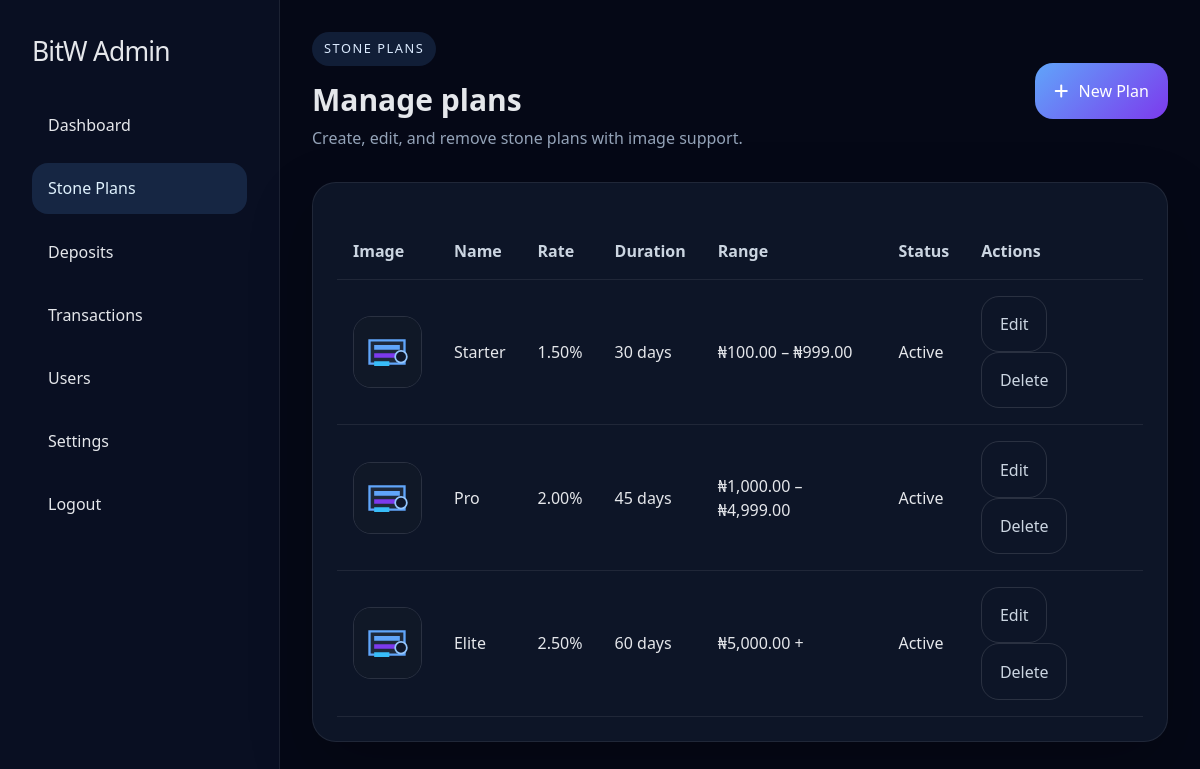
The page /admin/plans.php (signed in) on the database as committed earlier.
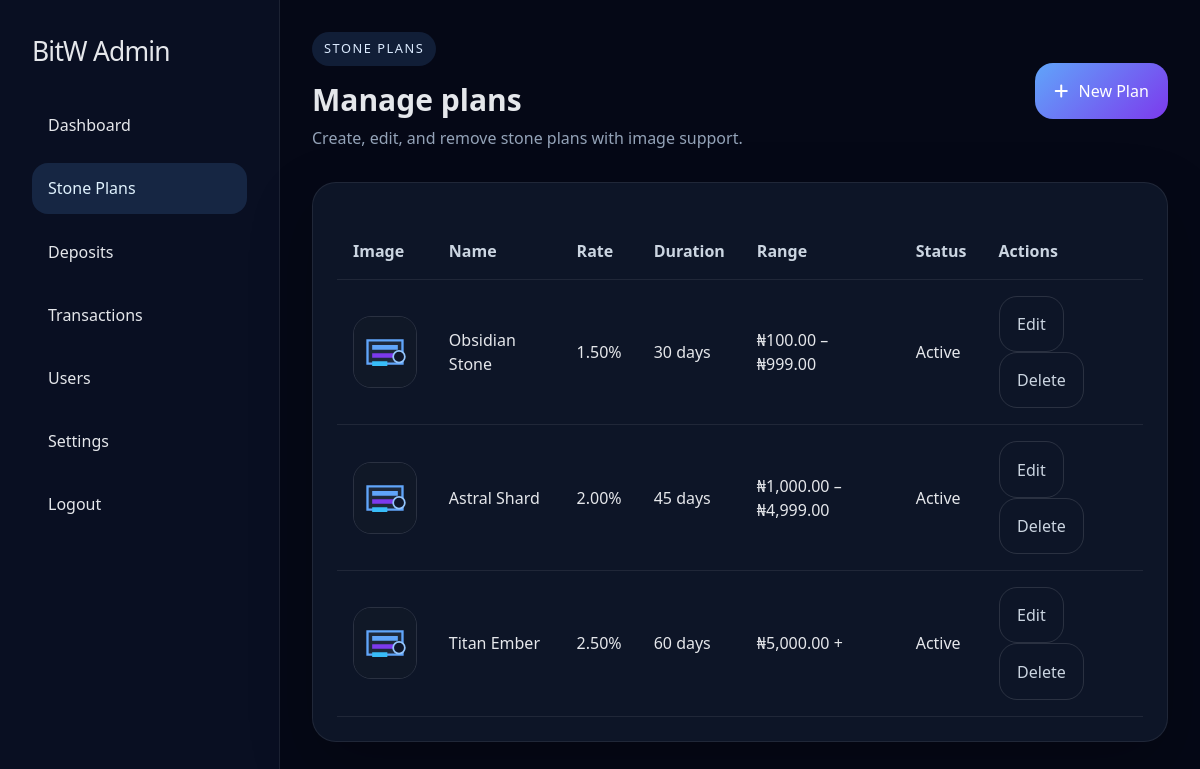
The same page on the database as committed later.
### tables this page shows
CREATE TABLE IF NOT EXISTS plans (
    id INT AUTO_INCREMENT PRIMARY KEY,
    name VARCHAR(100) NOT NULL,
    min_amount DECIMAL(15,2) NOT NULL,
    max_amount DECIMAL(15,2),
    daily_rate DECIMAL(5,2) NOT NULL,
    duration_days INT NOT NULL,
    max_purchase_attempts INT DEFAULT 1,
    status ENUM('active', 'inactive') DEFAULT 'active',
    image VARCHAR(255) DEFAULT NULL,
    description TEXT,
    background_story TEXT,
    read_more_link VARCHAR(255) DEFAULT NULL
);

### core/config.php (called while the page is built, shortened)
<?php
class AppConfig {
    private static $config;
    public static function load() {
        self::$config = require __DIR__ . "/../config/app.php";
    }
    public static function get($key) {
        return self::$config[$key] ?? null;
    }
}

### public/admin/plans.php (the view, shortened to what this page needs)
<?php
require_once __DIR__ . '/includes/admin_init.php';
$action = $_GET['action'] ?? 'list';
$plans = $pdo->query("SELECT * FROM plans ORDER BY min_amount ASC")->fetchAll();
require_once __DIR__ . '/includes/admin_header.php';
?>
<div class="admin-top">
    <div>
        <span class="badge">Stone Plans</span>
        <h2 class="text-3xl font-bold mt-4">Manage plans</h2>
        <p class="text-slate-400 mt-2">Create, edit, and remove stone plans with image support.</p>
    </div>
    <a href="plans.php?action=create" class="btn-primary"><i class="fa-solid fa-plus"></i> New Plan</a>
</div>
<?php if ($action === 'list'): ?>
    <div class="admin-card">
        <table class="table">
            <thead>
                <tr>
                    <th>Image</th>
                    <th>Name</th>
                    <th>Rate</th>
                    <th>Duration</th>
                    <th>Range</th>
                    <th>Status</th>
                    <th>Actions</th>
                </tr>
            </thead>
            <tbody>
                <?php foreach ($plans as $planItem): ?>
                    <?php $planImage = !empty($planItem['image']) ? htmlspecialchars($planItem['image']) : htmlspecialchars($settings['DEFAULT_PLAN_IMAGE'] ?? '/assets/images/default-plan.svg'); ?>
                    <tr>
                        <td><img src="<?= $planImage ?>" class="image-preview" alt="Plan image"></td>
                        <td><?= htmlspecialchars($planItem['name']) ?></td>
                        <td><?= htmlspecialchars($planItem['daily_rate']) ?>%</td>
                        <td><?= htmlspecialchars($planItem['duration_days']) ?> days</td>
                        <td>
                            ₦<?= number_format($planItem['min_amount'], 2) ?>
                            <?= $planItem['max_amount'] ? '– ₦' . number_format($planItem['max_amount'], 2) : '+' ?>
                        </td>
                        <td><?= htmlspecialchars(ucfirst($planItem['status'])) ?></td>
                        <td>
                            <a class="btn-secondary" href="plans.php?action=update&id=<?= $planItem['id'] ?>">Edit</a>
                            <a class="btn-secondary" href="plans.php?action=delete&id=<?= $planItem['id'] ?>" onclick="return confirm('Delete this plan?');">Delete</a>
                        </td>
                    </tr>
                <?php endforeach; ?>
            </tbody>
        </table>
    </div>
<?php endif; ?>
<?php require_once __DIR__ . '/includes/admin_footer.php';

### public/admin/includes/admin_header.php (shortened to what this page needs)
<?php
$appAlias = AppConfig::get('APP_ALIAS');
$currentPage = basename($_SERVER['PHP_SELF']);
?>
<!DOCTYPE html>
<html lang="en">
<head>
    <script src="https://cdn.tailwindcss.com"></script>
    <link href="https://cdnjs.cloudflare.com/ajax/libs/font-awesome/6.5.0/css/all.min.css" rel="stylesheet" />
</head>
<body>
<div class="admin-shell">
    <aside class="admin-sidebar">
        <h1><?= htmlspecialchars($appAlias) ?> Admin</h1>
        <nav>
            <a class="admin-link<?= $currentPage === 'index.php' ? ' active' : '' ?>" href="index.php">Dashboard</a>
            <a class="admin-link<?= $currentPage === 'plans.php' ? ' active' : '' ?>" href="plans.php">Stone Plans</a>
            <a class="admin-link<?= $currentPage === 'deposits.php' ? ' active' : '' ?>" href="deposits.php">Deposits</a>
            <a class="admin-link<?= $currentPage === 'transactions.php' ? ' active' : '' ?>" href="transactions.php">Transactions</a>
            <a class="admin-link<?= $currentPage === 'users.php' ? ' active' : '' ?>" href="users.php">Users</a>
            <a class="admin-link<?= $currentPage === 'settings.php' ? ' active' : '' ?>" href="settings.php">Settings</a>
            <a class="admin-link" href="logout.php">Logout</a>
        </nav>
    </aside>
    <main class="admin-main">

### public/admin/includes/admin_footer.php
    </main>
</div>
</body>
</html>

### public/admin/includes/admin_header.php (style rules this page uses)
body { background: #050816; color: #e5e7eb; min-height: 100vh; }
.admin-shell { display:grid; grid-template-columns: 280px 1fr; min-height:100vh; }
.admin-sidebar { background: rgba(10, 16, 35, 0.96); border-right:1px solid rgba(255,255,255,0.08); padding: 2rem; }
.admin-sidebar h1 { font-size: 1.65rem; margin-bottom: 1.75rem; letter-spacing: -.03em; }
.admin-link { display:block; margin-bottom: .75rem; padding:.85rem 1rem; border-radius: 16px; color:#e5e7eb; text-decoration:none; transition:.2s ease; }
.admin-link:hover, .admin-link.active { background: rgba(96, 165, 250, 0.15); color:#e0f2fe; }
.admin-main { padding:2rem; }
.admin-top { display:flex; justify-content:space-between; align-items:center; gap:1rem; margin-bottom:2rem; }
.admin-card { background: rgba(15, 23, 42, 0.92); border:1px solid rgba(255,255,255,0.08); border-radius:24px; padding:1.5rem; box-shadow:0 24px 64px rgba(0,0,0,0.22); }
.btn-primary { display:inline-flex; align-items:center; gap:.65rem; justify-content:center; padding:1rem 1.2rem; border-radius:18px; border:none; background: linear-gradient(135deg,#60a5fa,#7c3aed); color:#fff; cursor:pointer; }
.btn-secondary { display:inline-flex; align-items:center; gap:.5rem; justify-content:center; padding:.95rem 1.1rem; border-radius:18px; border:1px solid rgba(255,255,255,0.12); background: transparent; color:#cbd5e1; cursor:pointer; }
.table { width:100%; border-collapse:collapse; margin-top:1rem; }
.table th, .table td { padding:1rem 1rem; text-align:left; border-bottom:1px solid rgba(255,255,255,0.08); }
.table th { color:#cbd5e1; font-weight:700; }
.badge { display:inline-flex; align-items:center; gap:.4rem; padding:.45rem .75rem; border-radius:999px; background: rgba(96, 165, 250, 0.14); color: #dbeafe; font-size:.8rem; text-transform:uppercase; letter-spacing:.12em; }
.image-preview { width:72px; height:72px; object-fit:cover; border-radius:18px; border:1px solid rgba(255,255,255,0.12); }

Rows that differ between the two databases and show on the page:
changed plans: name "Starter" → "Obsidian Stone"
changed plans: name "Pro" → "Astral Shard"
changed plans: name "Elite" → "Titan Ember"
